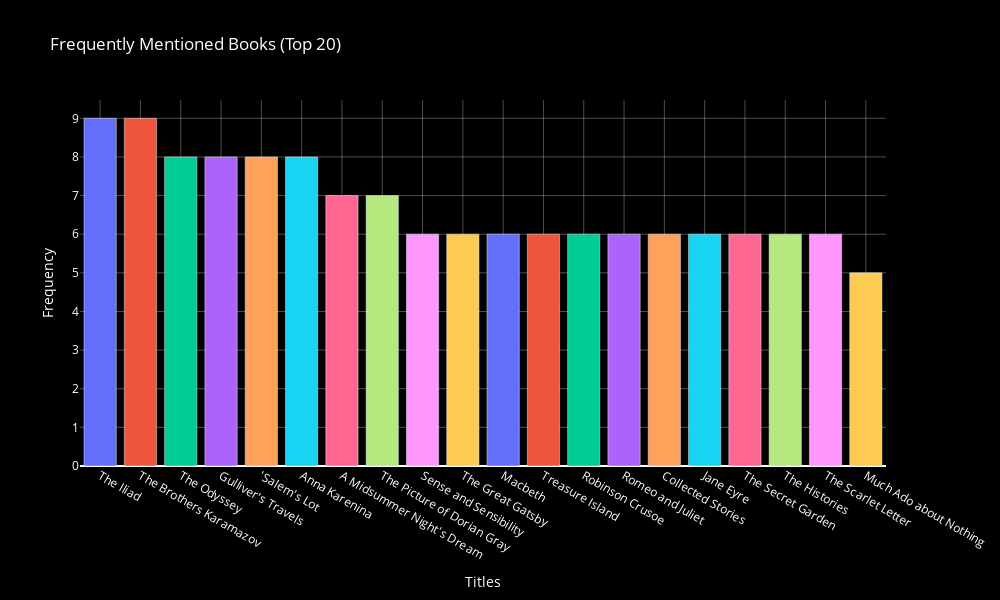

The cell this chart's notebook holds for it:
### Code cell
# Define a color palette with enough unique colors
color_palette = px.colors.qualitative.Plotly

# Create a list of distinct colors for each bar
bar_colors = [color_palette[i % len(color_palette)] for i in range(len(top_20_frequent_books))]

# Create a Plotly bar plot
fig = go.Figure(data=[go.Bar(
    y=top_20_frequent_books,
    x=top_20_frequent_books.index,
    orientation='v',
    marker=dict(color=bar_colors),  # Set the bar colors using the list of colors

)])

# Update the layout with dark background and white font
fig.update_layout(
    plot_bgcolor='black',  # Dark background color
    paper_bgcolor='black',  # Dark background color
    font=dict(color='white'),  # White font color
    title="Frequently Mentioned Books (Top 20)",
    yaxis_title="Frequency",
    xaxis_title="Titles",
    width=1000,  # Width of the plot in pixels
    height=600,  # Height of the plot in pixels
    xaxis=dict(
        gridcolor='rgba(255, 255, 255, 0.3)'  # Black grid lines with 0.3 alpha on x-axis
    ),
    yaxis=dict(
        gridcolor='rgba(255, 255, 255, 0.3)'  # Black grid lines with 0.3 alpha on y-axis
    )    
)
# Show the plot
fig.show()

### Figure 1 — Plotly figure (JSON) as saved in the notebook; plotly's stock layout.template omitted (floating-point values rounded to 4 significant figures)
{"data": [{"marker": {"color": ["#636EFA", "#EF553B", "#00CC96", "#AB63FA", "#FFA15A", "#19D3F3", "#FF6692", "#B6E880", "#FF97FF", "#FECB52", "#636EFA", "#EF553B", "#00CC96", "#AB63FA", "#FFA15A", "#19D3F3", "#FF6692", "#B6E880", "#FF97FF", "#FECB52"]}, "orientation": "v", "type": "bar", "x": ["The Iliad", "The Brothers Karamazov", "The Odyssey", "Gulliver's Travels", "'Salem's Lot", "Anna Karenina", "A Midsummer Night's Dream", "The Picture of Dorian Gray", "Sense and Sensibility", "The Great Gatsby", "Macbeth", "Treasure Island", "Robinson Crusoe", "Romeo and Juliet", "Collected Stories", "Jane Eyre", "The Secret Garden", "The Histories", "The Scarlet Letter", "Much Ado about Nothing"], "y": [9, 9, 8, 8, 8, 8, 7, 7, 6, 6, 6, 6, 6, 6, 6, 6, 6, 6, 6, 5]}], "layout": {"font": {"color": "white"}, "height": 600, "paper_bgcolor": "black", "plot_bgcolor": "black", "title": {"text": "Frequently Mentioned Books (Top 20)"}, "width": 1000, "xaxis": {"gridcolor": "rgba(255, 255, 255, 0.3)", "title": {"text": "Titles"}}, "yaxis": {"gridcolor": "rgba(255, 255, 255, 0.3)", "title": {"text": "Frequency"}}}}
